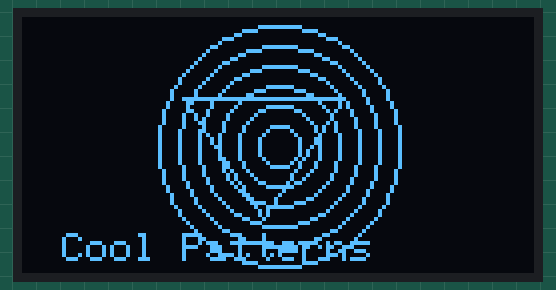
A sketch run on a simulated Arduino Uno, built with avr-gcc and run on an emulated ATmega328P. On the bench: 128×64 one-colour display.

Above: at 0.1 s.

The sketch:

patterns_on_OLED.ino
```cpp
#include <Adafruit_GFX.h>
#include <Adafruit_SSD1306.h>
#include <Wire.h>

#define SCREEN_WIDTH 128
#define SCREEN_HEIGHT 64
#define OLED_I2C_ADDRESS 0x3C

Adafruit_SSD1306 display(SCREEN_WIDTH, SCREEN_HEIGHT, &Wire, -1);

void setup() {
  Serial.begin(115200);
  if (!display.begin(SSD1306_SWITCHCAPVCC, OLED_I2C_ADDRESS)) {
    Serial.println(F("SSD1306 allocation failed"));
    for (;;);
  }

  display.clearDisplay();
  displayPatterns();
}

void loop() {
}

void displayPatterns() {
  // Draw concentric circles
  for (int r = 5; r < 32; r += 5) {
    display.drawCircle(SCREEN_WIDTH / 2, SCREEN_HEIGHT / 2, r, SSD1306_WHITE);
  }

  // Add a triangle in the center
  display.drawTriangle(40, 20, 80, 20, 60, 50, SSD1306_WHITE);

  // Add some text
  display.setTextSize(1);
  display.setCursor(10, SCREEN_HEIGHT - 10);
  display.setTextColor(SSD1306_WHITE);
  display.println("Cool Patterns");
  display.display();
}
```
